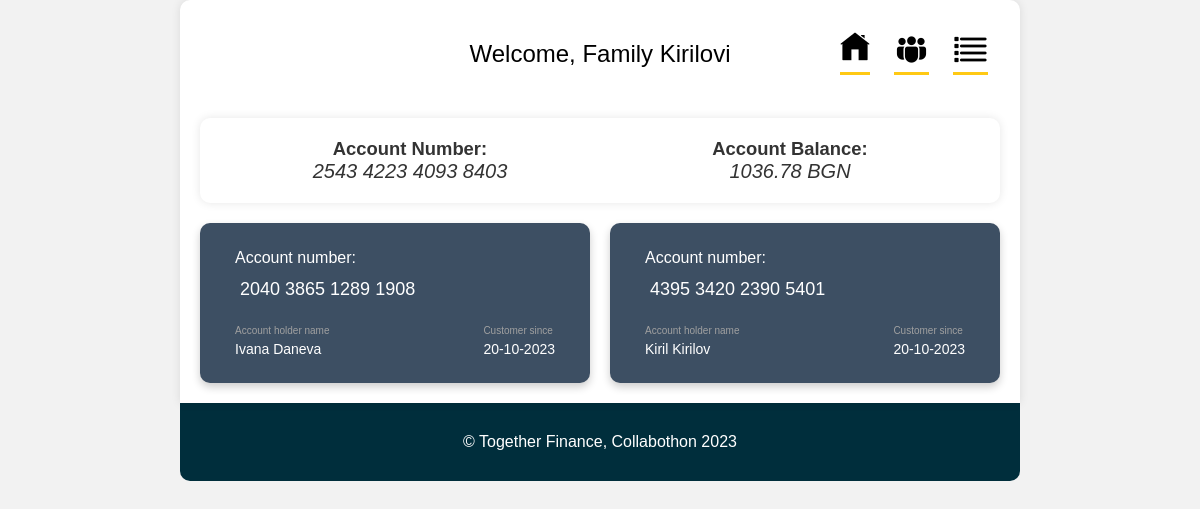
The page /members/ on the database its author committed.
### base/models.py (models this page shows, shortened)
class Account(models.Model):
    holder = models.ForeignKey(Customer, on_delete=models.SET_NULL, null=True)
    number = models.CharField(max_length=20)
    amount = models.DecimalField(default=0, max_digits=20, decimal_places=2)
    updated = models.DateTimeField(auto_now=True)
    created = models.DateTimeField(auto_now_add=True)
    members = models.ManyToManyField(Customer, related_name="members", blank=True, null=True)
    type = models.CharField(max_length=20, choices=TYPES, blank=True)
    name = models.CharField(max_length=50, null=True)

class Customer(models.Model):
    name = models.CharField(max_length=200)
    date_of_birth = models.DateTimeField(default=timezone.now)
    personal_number = models.CharField(max_length=15, default="0000000000")
    gender = models.CharField(max_length=20, choices=GENDERS, default="Male")

### base/views.py (the view)
# urls.py: path("members/", views.family_members, name="members"),
def family_members(request):
    account = Account.objects.get(name="Kirilovi")
    account.amount = set_account_amount(account)
    member_accounts = []
    for m in account.members.all():
        current_account = Account.objects.get(name=m.name)
        if current_account.number != account.number:
            member_accounts.append(current_account)
    context = {"account": account, "member_accounts": member_accounts}
    return render(request, "members.html", context)

### base/views.py (called while the page is built)
def set_account_amount(account):
    transactions = Transactions.objects.filter(affected_account=account)
    amount = 0
    for t in transactions:
        amount += t.amount
    return amount

### templates/members.html (shortened to what this page needs)
<!DOCTYPE html>
{% load static %}
<html lang="en">
<head>
    <link rel="stylesheet" href="{% static 'styles/style.css' %}" />
    <link rel="stylesheet" href="{% static 'styles/list_style.css' %}" />
</head>
  <body>
    <div class="container">
      <header>
        <h1>Welcome, Family {{ account.name }}</h1>
        <nav class="nav">
          <ul>
            <li>
              <a href="{% url 'home' %}"
                ><img src="{% static 'images/home-nav.png' %}" class="home-img"
              /></a>
            </li>
            <li>
              <a href="{% url 'family' %}">
                <img src="{% static 'images/members.png' %}" class="members-img" />
              </a>
            </li>
            <li>
              <a href="{% url 'members' %}">
                <img src="{% static 'images/list-icon.png' %}" class="list-img" />
              </a>
            </li>
          </ul>
        </nav>
      </header>
      <section class="tab-content">
        <div class="tab home-tab active">
          <section class="account-info">
            <div class="account-details">
              <h2>Account Number:</h2>
              <p><i>{{ account.number }}</i></p>
            </div>
            <div class="account-balance">
              <h2>Account Balance:</h2>
              <p><i>{{ account.amount }} BGN</i></p>
            </div>
          </section>
          <div class="cards">
              {% for m in member_accounts %}
            <article class="card">
              <div class="account-num"><p>Account number:</p></div>
              <div class="card-number">
                <span>{{m.number}}</span>
              </div>
              <div class="card-info">
                <div class="card-holder">
                  <label>Account holder name</label>
                  <span>{{ m.holder.name }}</span>
                </div>
                <div class="valid">
                  <label>Customer since</label>
                  <span>{{ m.created|date:"d-m-Y"}}</span>
                </div>
              </div>
            </article>
              {% endfor %}
          </div>
        </div>
      </section>
    </div>
    <footer>
      <p>&copy; Together Finance, Collabothon 2023</p>
    </footer>
  </body>
</html>

### static/styles/style.css (style rules this page uses)
body, h1, h2, p, ul { margin: 0; padding: 0; list-style: none; }
body { font-family: "Arial", sans-serif; background-color: #f2f2f2; color: #333; font-size: 16px; }
.container { max-width: 800px; margin: 0 auto; background-color: #fff; padding: 20px; border-radius: 10px 10px 0 0; box-shadow: 0 0 10px rgba(0, 0, 0, 0.1); position: relative; }
footer { max-width: 800px; margin: 0 auto; padding: 20px; padding: 30px 20px; border-radius: 0 0 10px 10px; color: white; text-align: center; }
header { padding: 20px; color: #000; text-align: center; }
h1 { font-weight: 100; font-size: 24px; margin-bottom: 10px; }
h2 { font-size: 1.15rem; }
ul { position: absolute; display: flex; top: 2rem; right: 2rem; }
.home-img, .members-img { margin-right: 1.5rem; padding-bottom: 0.3rem; }
.home-img, .members-img, .list-img { box-sizing: border-box; border-bottom: 3px solid #ffc914; transition: 0.3s all linear; }
.home-img { padding-bottom: 0.6rem; }
.list-img { padding-bottom: 0.3rem; }
.tab-content { margin-top: 20px; }
.account-info { display: grid; grid-template-columns: repeat(2, 1fr); background-color: #fff; padding: 20px; border-radius: 10px; box-shadow: 0 0 10px rgba(0, 0, 0, 0.1); margin-bottom: 20px; }
.account-details, .account-balance { text-align: center; }
.account-details p, .account-balance p { font-size: 20px; color: #333; }
footer { background: #002e3c; }

### static/styles/list_style.css (style rules this page uses)
.cards { display: grid; grid-template-columns: repeat(2, 1fr); justify-content: center; gap: 20px; }
.card { width: 320px; color: white; background-color: #3d4f63; border-radius: 10px; display: flex; flex-direction: column; padding: 26px 35px; box-shadow: 0 4px 8px rgba(0, 0, 0, 0.2); }
.account-num { margin-bottom: 7px; }
.card-number { display: flex; justify-content: space-between; margin-bottom: 20px; font-size: 18px; }
.card-number span { padding: 5px; }
.card-info { display: flex; justify-content: space-between; font-size: 14px; color: white; }
.card-holder, .valid { display: flex; flex-direction: column; }
.card-holder label, .valid label { color: #a0a0a0; font-size: 10px; margin-bottom: 5px; }

### rows shown on the page
Account: name "Kirilovi", number "2543 4223 4093 8403", amount "1036.78"
Account: number "2040 3865 1289 1908", holder.name "Ivana Daneva", created "20-10-2023"
Account: number "4395 3420 2390 5401", holder.name "Kiril Kirilov", created "20-10-2023"
